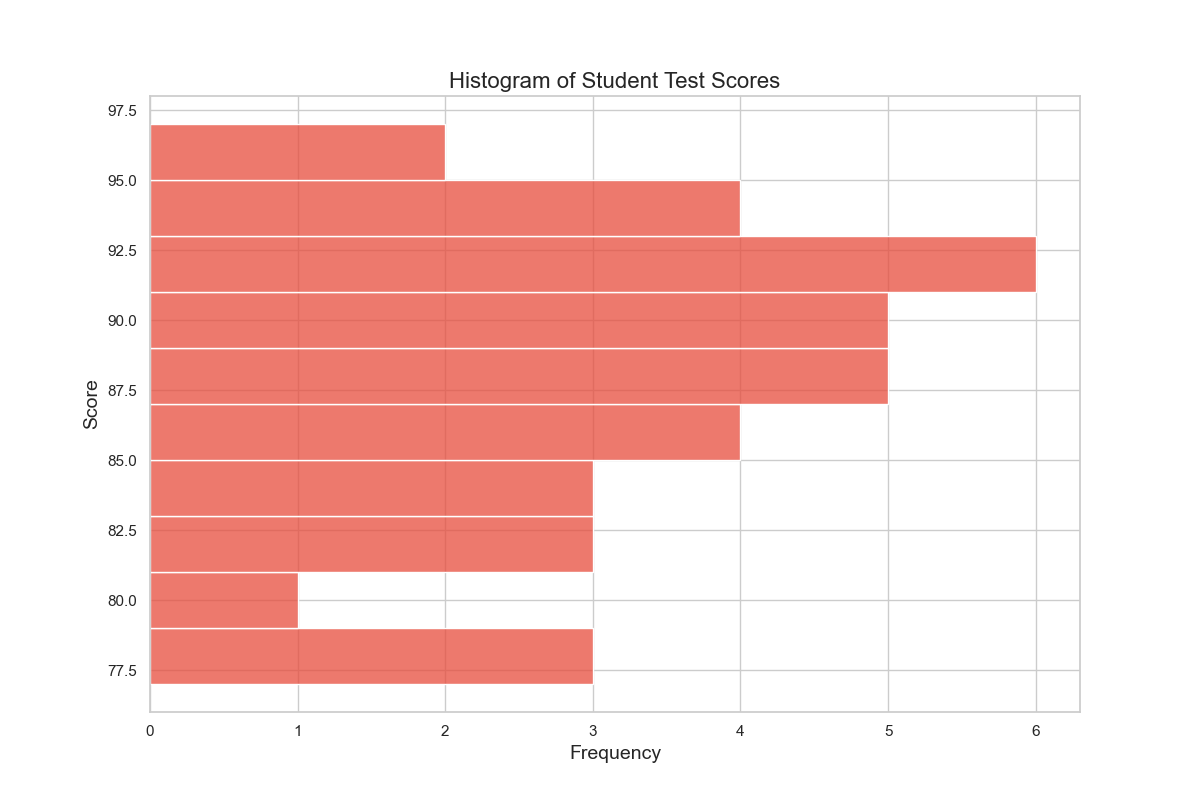

Source code (Python):

import seaborn as sns
import pandas as pd
import matplotlib.pyplot as plt

# New data for student test scores
data = {
    'Score': [
        88, 92, 85, 78, 94, 89, 85, 82, 93, 87, 88, 91, 90, 95, 77, 84, 86, 83,
        92, 91, 79, 94, 88, 81, 89, 90, 87, 92, 96, 85, 82, 94, 89, 78, 84, 91
    ]
}

# Create a DataFrame
df = pd.DataFrame(data)

# Initialize the matplotlib figure
plt.figure(figsize=(12, 8))

# Create the histogram
sns.histplot(data=df, y='Score', bins=10, color='#e74c3c', binwidth=2)

# Customizing the plot's aesthetics
plt.title('Histogram of Student Test Scores', fontsize=16)
plt.xlabel('Frequency', fontsize=14)
plt.ylabel('Score', fontsize=14)

# Show the plot
plt.show()
